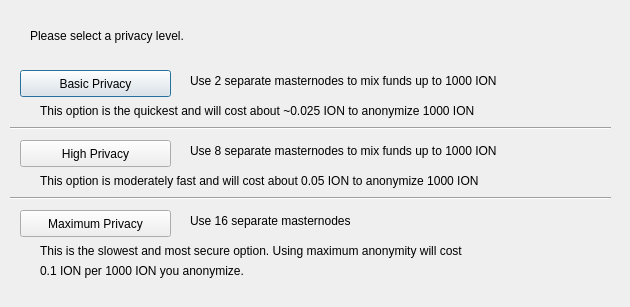
<?xml version="1.0" encoding="UTF-8"?>
<ui version="4.0">
 <class>StashedsendConfig</class>
 <widget class="QDialog" name="StashedsendConfig">
  <property name="geometry">
   <rect>
    <x>0</x>
    <y>0</y>
    <width>630</width>
    <height>307</height>
   </rect>
  </property>
  <property name="windowTitle">
   <string>Configure Stashedsend</string>
  </property>
  <widget class="QPushButton" name="buttonBasic">
   <property name="geometry">
    <rect>
     <x>20</x>
     <y>70</y>
     <width>151</width>
     <height>27</height>
    </rect>
   </property>
   <property name="text">
    <string>Basic Privacy</string>
   </property>
  </widget>
  <widget class="QPushButton" name="buttonHigh">
   <property name="geometry">
    <rect>
     <x>20</x>
     <y>140</y>
     <width>151</width>
     <height>27</height>
    </rect>
   </property>
   <property name="text">
    <string>High Privacy</string>
   </property>
  </widget>
  <widget class="QPushButton" name="buttonMax">
   <property name="geometry">
    <rect>
     <x>20</x>
     <y>210</y>
     <width>151</width>
     <height>27</height>
    </rect>
   </property>
   <property name="text">
    <string>Maximum Privacy</string>
   </property>
  </widget>
  <widget class="QLabel" name="label">
   <property name="geometry">
    <rect>
     <x>30</x>
     <y>20</y>
     <width>571</width>
     <height>31</height>
    </rect>
   </property>
   <property name="text">
    <string>Please select a privacy level.</string>
   </property>
  </widget>
  <widget class="QLabel" name="label_2">
   <property name="geometry">
    <rect>
     <x>190</x>
     <y>70</y>
     <width>421</width>
     <height>21</height>
    </rect>
   </property>
   <property name="text">
    <string>Use 2 separate masternodes to mix funds up to 1000 ION</string>
   </property>
  </widget>
  <widget class="QLabel" name="label_3">
   <property name="geometry">
    <rect>
     <x>190</x>
     <y>140</y>
     <width>411</width>
     <height>21</height>
    </rect>
   </property>
   <property name="text">
    <string>Use 8 separate masternodes to mix funds up to 1000 ION</string>
   </property>
  </widget>
  <widget class="QLabel" name="label_4">
   <property name="geometry">
    <rect>
     <x>190</x>
     <y>210</y>
     <width>421</width>
     <height>21</height>
    </rect>
   </property>
   <property name="text">
    <string>Use 16 separate masternodes</string>
   </property>
  </widget>
  <widget class="QLabel" name="label_6">
   <property name="geometry">
    <rect>
     <x>40</x>
     <y>100</y>
     <width>561</width>
     <height>21</height>
    </rect>
   </property>
   <property name="text">
    <string>This option is the quickest and will cost about ~0.025 ION to anonymize 1000 ION</string>
   </property>
  </widget>
  <widget class="QLabel" name="label_7">
   <property name="geometry">
    <rect>
     <x>40</x>
     <y>170</y>
     <width>561</width>
     <height>21</height>
    </rect>
   </property>
   <property name="text">
    <string>This option is moderately fast and will cost about 0.05 ION to anonymize 1000 ION</string>
   </property>
  </widget>
  <widget class="QLabel" name="label_8">
   <property name="geometry">
    <rect>
     <x>40</x>
     <y>240</y>
     <width>561</width>
     <height>21</height>
    </rect>
   </property>
   <property name="text">
    <string>This is the slowest and most secure option. Using maximum anonymity will cost</string>
   </property>
  </widget>
  <widget class="QLabel" name="label_9">
   <property name="geometry">
    <rect>
     <x>40</x>
     <y>260</y>
     <width>561</width>
     <height>21</height>
    </rect>
   </property>
   <property name="text">
    <string>0.1 ION per 1000 ION you anonymize.</string>
   </property>
  </widget>
  <widget class="Line" name="line">
   <property name="geometry">
    <rect>
     <x>10</x>
     <y>120</y>
     <width>601</width>
     <height>16</height>
    </rect>
   </property>
   <property name="orientation">
    <enum>Qt::Horizontal</enum>
   </property>
  </widget>
  <widget class="Line" name="line_2">
   <property name="geometry">
    <rect>
     <x>10</x>
     <y>190</y>
     <width>601</width>
     <height>16</height>
    </rect>
   </property>
   <property name="orientation">
    <enum>Qt::Horizontal</enum>
   </property>
  </widget>
 </widget>
 <resources/>
 <connections/>
</ui>
